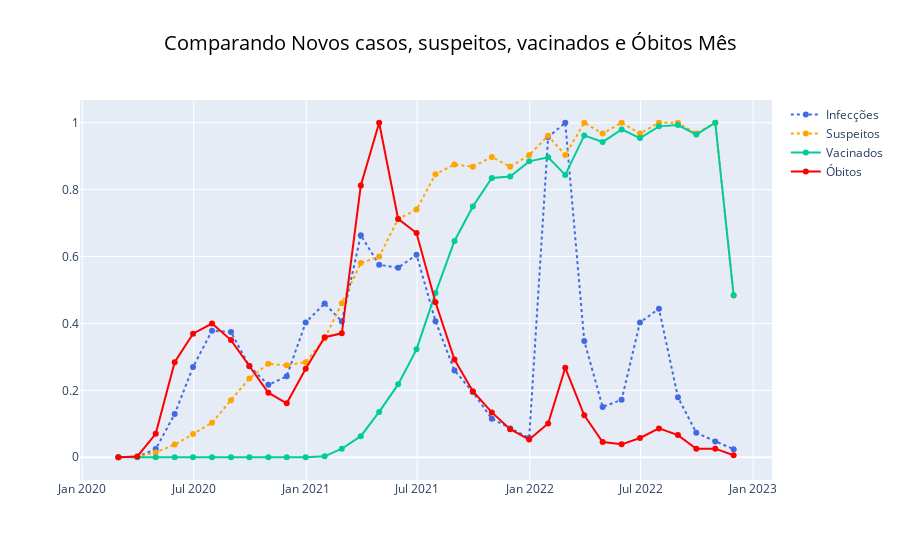

The cell this chart's notebook holds for it:
### Code cell
# plotando novos casos, suspeitas, vacinados e óbitos
fig_infec_susp_vacin_mortes = go.Figure()
fig_infec_susp_vacin_mortes = fig_infec_susp_vacin_mortes.add_trace(go.Scatter(x = months.index, 
                               y = scaled_months["newCases"],
                               mode = 'lines+markers',
                               name = "Infecções",
                               line = dict(color='royalblue',width=2,dash='dot')))
fig_infec_susp_vacin_mortes = fig_infec_susp_vacin_mortes.add_trace(go.Scatter(x = months.index, 
                               y = scaled_months["suspects"],
                               mode = 'lines+markers',
                               name = "Suspeitos",
                               line = dict(color='orange',width=2,dash='dot')))
fig_infec_susp_vacin_mortes = fig_infec_susp_vacin_mortes.add_trace(go.Scatter(x = months.index, 
                               y = scaled_months["vaccinated"],
                               mode = 'lines+markers',
                               name = "Vacinados"))
fig_infec_susp_vacin_mortes = fig_infec_susp_vacin_mortes.add_trace(go.Scatter(x = months.index, 
                               y = scaled_months["newDeaths"],
                               mode = 'lines+markers',
                               name = "Óbitos",
                               line = dict(color='red')
                               ))
fig_infec_susp_vacin_mortes.update_layout(
                                title='Comparando Novos casos, suspeitos, vacinados e Óbitos Mês',
                                title_font_size = 20,
                                title_font_color = 'black',
                                title_x = 0.5)
fig_infec_susp_vacin_mortes.show()

### Figure 1 — Plotly figure (JSON) as saved in the notebook; plotly's stock layout.template omitted (floating-point values rounded to 4 significant figures)
{"data": [{"line": {"color": "royalblue", "dash": "dot", "width": 2}, "mode": "lines+markers", "name": "Infecções", "type": "scatter", "x": ["2020-02-29T00:00:00", "2020-03-31T00:00:00", "2020-04-30T00:00:00", "2020-05-31T00:00:00", "2020-06-30T00:00:00", "2020-07-31T00:00:00", "2020-08-31T00:00:00", "2020-09-30T00:00:00", "2020-10-31T00:00:00", "2020-11-30T00:00:00", "2020-12-31T00:00:00", "2021-01-31T00:00:00", "2021-02-28T00:00:00", "2021-03-31T00:00:00", "2021-04-30T00:00:00", "2021-05-31T00:00:00", "2021-06-30T00:00:00", "2021-07-31T00:00:00", "2021-08-31T00:00:00", "2021-09-30T00:00:00", "2021-10-31T00:00:00", "2021-11-30T00:00:00", "2021-12-31T00:00:00", "2022-01-31T00:00:00", "2022-02-28T00:00:00", "2022-03-31T00:00:00", "2022-04-30T00:00:00", "2022-05-31T00:00:00", "2022-06-30T00:00:00", "2022-07-31T00:00:00", "2022-08-31T00:00:00", "2022-09-30T00:00:00", "2022-10-31T00:00:00", "2022-11-30T00:00:00"], "y": [0, 0.001751, 0.02446, 0.1291, 0.2698, 0.3785, 0.3743, 0.2717, 0.2168, 0.242, 0.4029, 0.4596, 0.4061, 0.6636, 0.5752, 0.5665, 0.6055, 0.4067, 0.2597, 0.1947, 0.115, 0.08591, 0.05774, 0.9573, 1, 0.3477, 0.1506, 0.1718, 0.4029, 0.4441, 0.1793, 0.07303, 0.04701, 0.02391]}, {"line": {"color": "orange", "dash": "dot", "width": 2}, "mode": "lines+markers", "name": "Suspeitos", "type": "scatter", "x": ["2020-02-29T00:00:00", "2020-03-31T00:00:00", "2020-04-30T00:00:00", "2020-05-31T00:00:00", "2020-06-30T00:00:00", "2020-07-31T00:00:00", "2020-08-31T00:00:00", "2020-09-30T00:00:00", "2020-10-31T00:00:00", "2020-11-30T00:00:00", "2020-12-31T00:00:00", "2021-01-31T00:00:00", "2021-02-28T00:00:00", "2021-03-31T00:00:00", "2021-04-30T00:00:00", "2021-05-31T00:00:00", "2021-06-30T00:00:00", "2021-07-31T00:00:00", "2021-08-31T00:00:00", "2021-09-30T00:00:00", "2021-10-31T00:00:00", "2021-11-30T00:00:00", "2021-12-31T00:00:00", "2022-01-31T00:00:00", "2022-02-28T00:00:00", "2022-03-31T00:00:00", "2022-04-30T00:00:00", "2022-05-31T00:00:00", "2022-06-30T00:00:00", "2022-07-31T00:00:00", "2022-08-31T00:00:00", "2022-09-30T00:00:00", "2022-10-31T00:00:00", "2022-11-30T00:00:00"], "y": [0, 0.001449, 0.01448, 0.03784, 0.06961, 0.1028, 0.1707, 0.2358, 0.2796, 0.2748, 0.2842, 0.3551, 0.4604, 0.5804, 0.6, 0.7123, 0.7404, 0.8463, 0.8751, 0.8687, 0.8977, 0.8687, 0.9034, 0.961, 0.9032, 1, 0.9677, 1, 0.9677, 1, 1, 0.9677, 1, 0.4839]}, {"mode": "lines+markers", "name": "Vacinados", "type": "scatter", "x": ["2020-02-29T00:00:00", "2020-03-31T00:00:00", "2020-04-30T00:00:00", "2020-05-31T00:00:00", "2020-06-30T00:00:00", "2020-07-31T00:00:00", "2020-08-31T00:00:00", "2020-09-30T00:00:00", "2020-10-31T00:00:00", "2020-11-30T00:00:00", "2020-12-31T00:00:00", "2021-01-31T00:00:00", "2021-02-28T00:00:00", "2021-03-31T00:00:00", "2021-04-30T00:00:00", "2021-05-31T00:00:00", "2021-06-30T00:00:00", "2021-07-31T00:00:00", "2021-08-31T00:00:00", "2021-09-30T00:00:00", "2021-10-31T00:00:00", "2021-11-30T00:00:00", "2021-12-31T00:00:00", "2022-01-31T00:00:00", "2022-02-28T00:00:00", "2022-03-31T00:00:00", "2022-04-30T00:00:00", "2022-05-31T00:00:00", "2022-06-30T00:00:00", "2022-07-31T00:00:00", "2022-08-31T00:00:00", "2022-09-30T00:00:00", "2022-10-31T00:00:00", "2022-11-30T00:00:00"], "y": [0, 0, 0, 0, 0, 0, 0, 0, 0, 0, 0, 0.00269, 0.02546, 0.06309, 0.1356, 0.2179, 0.3226, 0.4908, 0.6466, 0.7498, 0.8348, 0.839, 0.8845, 0.8968, 0.8441, 0.9621, 0.9423, 0.9802, 0.9542, 0.9892, 0.9929, 0.9648, 1, 0.4839]}, {"line": {"color": "red"}, "mode": "lines+markers", "name": "Óbitos", "type": "scatter", "x": ["2020-02-29T00:00:00", "2020-03-31T00:00:00", "2020-04-30T00:00:00", "2020-05-31T00:00:00", "2020-06-30T00:00:00", "2020-07-31T00:00:00", "2020-08-31T00:00:00", "2020-09-30T00:00:00", "2020-10-31T00:00:00", "2020-11-30T00:00:00", "2020-12-31T00:00:00", "2021-01-31T00:00:00", "2021-02-28T00:00:00", "2021-03-31T00:00:00", "2021-04-30T00:00:00", "2021-05-31T00:00:00", "2021-06-30T00:00:00", "2021-07-31T00:00:00", "2021-08-31T00:00:00", "2021-09-30T00:00:00", "2021-10-31T00:00:00", "2021-11-30T00:00:00", "2021-12-31T00:00:00", "2022-01-31T00:00:00", "2022-02-28T00:00:00", "2022-03-31T00:00:00", "2022-04-30T00:00:00", "2022-05-31T00:00:00", "2022-06-30T00:00:00", "2022-07-31T00:00:00", "2022-08-31T00:00:00", "2022-09-30T00:00:00", "2022-10-31T00:00:00", "2022-11-30T00:00:00"], "y": [0, 0.002453, 0.07015, 0.2839, 0.3693, 0.3997, 0.3503, 0.2728, 0.1929, 0.1614, 0.2646, 0.3589, 0.3705, 0.8125, 1, 0.7126, 0.6704, 0.4634, 0.2923, 0.1975, 0.1341, 0.08375, 0.05277, 0.1009, 0.2675, 0.1256, 0.04541, 0.0386, 0.05755, 0.08618, 0.06618, 0.02514, 0.02575, 0.006058]}], "layout": {"title": {"font": {"color": "black", "size": 20}, "text": "Comparando Novos casos, suspeitos, vacinados e Óbitos Mês", "x": 0.5}}}
